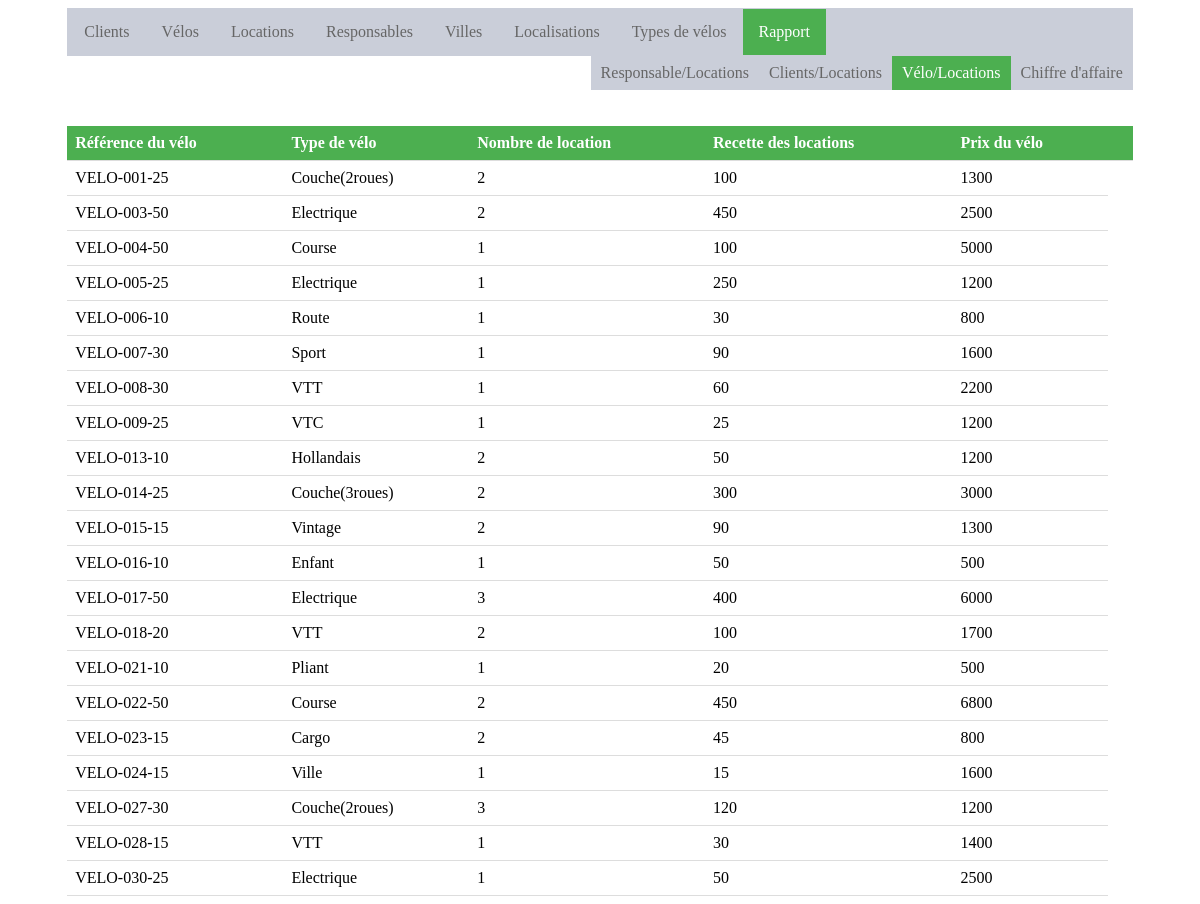
/rapport2.php, run on the app's committed database.
### tables this page shows
CREATE TABLE IF NOT EXISTS `Velo` (
  `id_velo` varchar(50) NOT NULL,
  `date_achat` date NOT NULL,
  `prix_velo` varchar(20) NOT NULL,
  `description` varchar(250) NOT NULL,
  `prix_location` varchar(20) NOT NULL,
  `id_type_velo` varchar(50) NOT NULL,
  `id_localisation` varchar(20) NOT NULL
);

### rapport2.php (the view, shortened to what this page needs)
<!DOCTYPE html>
<html>
<link rel="stylesheet" type="text/css" href="./style.css">
<head>
</head>
<body>
<div class="contenant">
	<div class="menu">
		<ul class="menu">
			<li class="menu"><a href="index.php">Clients</a></li>
			<li class="menu"><a href="velo.php">V&eacute;los</a></li>
			<li class="menu"><a href="location.php">Locations</a></li>
			<li class="menu"><a href="responsable.php">Responsables</a></li>
			<li class="menu"><a href="ville.php">Villes</a></li>
			<li class="menu"><a href="localisation.php">Localisations</a></li>
			<li class="menu"><a href="type_velo.php">Types de v&eacute;los</a></li>
			<li class="menu"><a class="active" href="rapport.php">Rapport</a></li>
		</ul>
		<ul class="menu_s">
			<li class="menu_s"><a href="rapport3.php">Chiffre d'affaire</a></li>
			<li class="menu_s"><a class="active" hhref="rapport2.php">V&eacute;lo/Locations</a></li>
			<li class="menu_s"><a href="rapport1.php">Clients/Locations</a></li>
			<li class="menu_s"><a href="rapport.php">Responsable/Locations</a></li>
		</ul>
	</div>
	<div>
	<br><br>
	<?php
		$db_user = "s160180";
		$db= "mschyns_s160180";
		$db_pass = "mrhxz46474";
		$con= mysqli_connect("php2.hec.ulg.ac.be",$db_user,$db_pass,$db);
		$requete = "SELECT id_type_velo, prix_velo, Velo.id_velo as 'id_velo', count(Location.id_location) as 'id_location', sum(Location.prix_location) as 'prix_location' FROM Velo, Location WHERE Velo.id_velo=Location.id_velo GROUP BY Velo.id_velo";
		$result = mysqli_query($con,$requete);
		echo "<table width=\"200\" class=\"list\">";
		echo "<th>R&eacute;f&eacute;rence du v&eacute;lo</th><th>Type de v&eacute;lo</th><th>Nombre de location</th><th>Recette des locations</th><th>Prix du v&eacute;lo</th><th></th>";
		while($row = mysqli_fetch_array($result)){
		echo "<tr class=\"list\">";
		echo "<td class=\"list\" >".$row['id_velo']." </td>";
		echo "<td class=\"list\" >".$row['id_type_velo']."</td>";
		echo "<td class=\"list\" >".$row['id_location']."</td>";
		echo "<td class=\"list\" >".$row['prix_location']."</td>";
		echo "<td class=\"list\" >".$row['prix_velo']."</td>";
		echo "</tr>";
	}
	echo "</table>";
	?>
	</div>
</div>
</body>
</html>

### style.css (style rules this page uses)
.contenant { display:block; margin-left: auto; margin-right: auto; width:90%; }
ul.menu { list-style-type: none; margin: 0; padding: 0; overflow: hidden; border: 1px solid #caced9; background-color: #caced9; }
li.menu { float: left; }
li.menu a { display: block; color: #666; text-align: center; padding: 14px 16px; text-decoration: none; }
li.menu a.active { color: white; background-color: #4CAF50; }
ul.menu_s { list-style-type: none; margin: 0; padding: 0; overflow: hidden; background-color: white; }
li.menu_s { float: right; }
li.menu_s a { display: block; color: #666; text-align: center; padding: 8px 10px; text-decoration: none; background-color: #caced9; }
li.menu_s a.active { color: white; background-color: #4CAF50; }
table.list { border-collapse: collapse; margin: 0 auto; width: 100%; }
th { padding: 8px; text-align: left; border-bottom: 1px solid #ddd; background-color: #4CAF50; color:white; }
td.list { padding: 8px; text-align: left; border-bottom: 1px solid #ddd; }
a:link { color: blue; }

### data on the page
velo: id_velo "VELO-001-25", id_type_velo "Couche(2roues)", id_location "2", prix_location "100", prix_velo "1300"
velo: id_velo "VELO-003-50", id_type_velo "Electrique", id_location "2", prix_location "450", prix_velo "2500"
velo: id_velo "VELO-004-50", id_type_velo "Course", id_location "1", prix_location "100", prix_velo "5000"
velo: id_velo "VELO-005-25", id_type_velo "Electrique", id_location "1", prix_location "250", prix_velo "1200"
velo: id_velo "VELO-006-10", id_type_velo "Route", id_location "1", prix_location "30", prix_velo "800"
velo: id_velo "VELO-007-30", id_type_velo "Sport", id_location "1", prix_location "90", prix_velo "1600"
velo: id_velo "VELO-008-30", id_type_velo "VTT", id_location "1", prix_location "60", prix_velo "2200"
velo: id_velo "VELO-009-25", id_type_velo "VTC", id_location "1", prix_location "25", prix_velo "1200"
velo: id_velo "VELO-013-10", id_type_velo "Hollandais", id_location "2", prix_location "50", prix_velo "1200"
velo: id_velo "VELO-014-25", id_type_velo "Couche(3roues)", id_location "2", prix_location "300", prix_velo "3000"
velo: id_velo "VELO-015-15", id_type_velo "Vintage", id_location "2", prix_location "90", prix_velo "1300"
velo: id_velo "VELO-016-10", id_type_velo "Enfant", id_location "1", prix_location "50", prix_velo "500"
velo: id_velo "VELO-017-50", id_type_velo "Electrique", id_location "3", prix_location "400", prix_velo "6000"
velo: id_velo "VELO-018-20", id_type_velo "VTT", id_location "2", prix_location "100", prix_velo "1700"
velo: id_velo "VELO-021-10", id_type_velo "Pliant", id_location "1", prix_location "20", prix_velo "500"
velo: id_velo "VELO-022-50", id_type_velo "Course", id_location "2", prix_location "450", prix_velo "6800"
velo: id_velo "VELO-023-15", id_type_velo "Cargo", id_location "2", prix_location "45", prix_velo "800"
velo: id_velo "VELO-024-15", id_type_velo "Ville", id_location "1", prix_location "15", prix_velo "1600"
velo: id_velo "VELO-027-30", id_type_velo "Couche(2roues)", id_location "3", prix_location "120", prix_velo "1200"
velo: id_velo "VELO-028-15", id_type_velo "VTT", id_location "1", prix_location "30", prix_velo "1400"
velo: id_velo "VELO-030-25", id_type_velo "Electrique", id_location "1", prix_location "50", prix_velo "2500"
